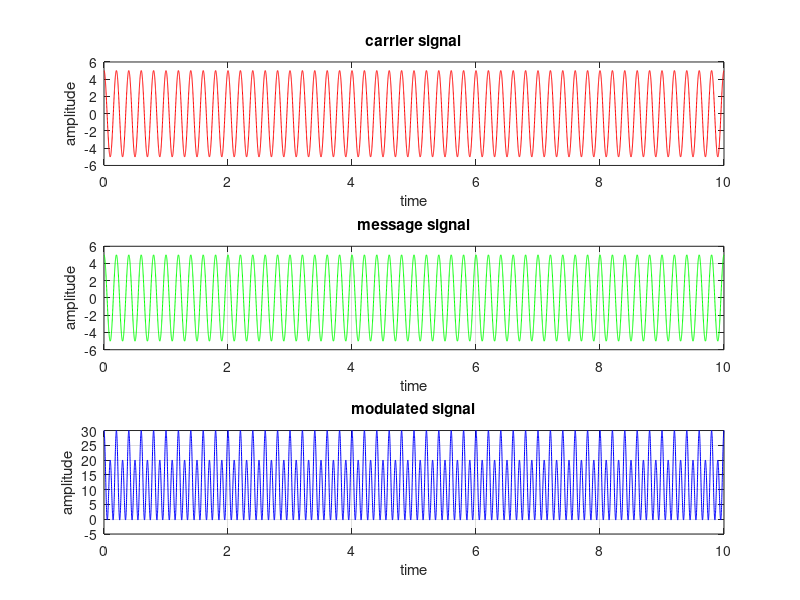

Reproduce this figure in MATLAB.
fc = input('Frequency of carrier wave');
fm = input('Frequency of msg signal');
ac = input('amp of carrier wave');
am = input('amp of msg signal');
t = 0:0.001:10;
A = 2*pi*fc*t;
ct = ac*cos(A);
subplot(3,1,1);
plot(t,ct,'r');
xlabel('time');
ylabel('amplitude');
title('carrier signal');
B =2*pi*fm*t;
mt = am*cos(B);
subplot(3,1,2);
plot(t,mt,'g');
xlabel('time');
ylabel('amplitude');
title('message signal');
grid on;
m = fm/fc;
mod = m*mt.*ct
am = ct+mod;
subplot(3,1,3);
plot(t,am,'b');
xlabel('time');
ylabel('amplitude');
title('modulated signal');
grid on;
